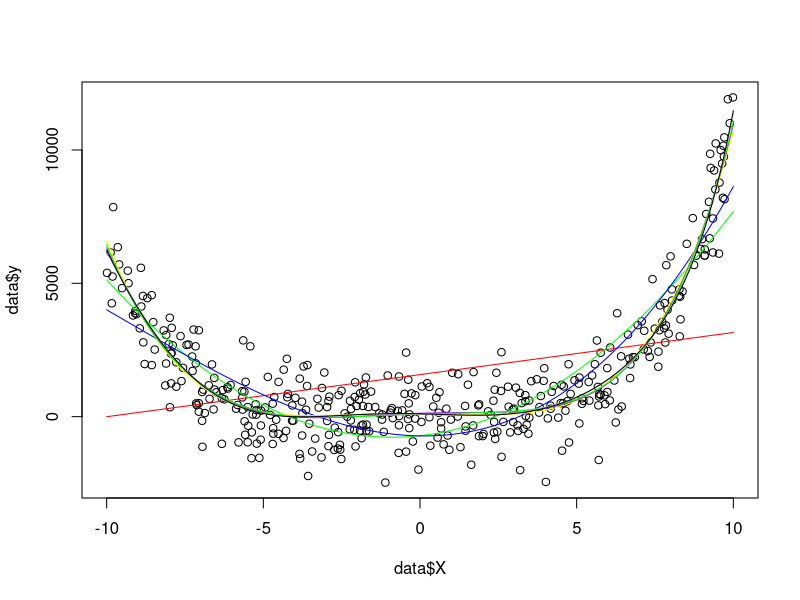

Generate this figure with R:
# Create an R package? https://hilaryparker.com/2014/04/29/writing-an-r-package-from-scratch/

#Send in a data frame and which degree to convert it to. 
#Returned is a data frame with all features in specified polynomial degree
#does not return features multiplied with each other
transformFromLin <- function(data, degree) {
  
  if(is.null(dim(data))) {
    data = data.frame(data)
  }
  
  orgNrRows = nrow(data)
  
  frameToReturn = data.frame()
  
  newFrame = apply(data, 2, function(column, polyDeg) {
    
    a = matrix(rep(0, length(column)*polyDeg), nrow=length(column), ncol = polyDeg)
    for (i in 1:(polyDeg)) {
      a[,i] = column^i
    }
    
    return(a)
  }, degree)
  
  
  finalNewFrame = data.frame(matrix(rep(1, (ncol(newFrame)*degree +1)*nrow(newFrame)), nrow=nrow(newFrame), ncol=(ncol(newFrame)*degree+1)))
  
  colNames = colnames(data)
  names(finalNewFrame)[1] = paste("Const")
  for (i in 1:ncol(newFrame)) {
    
    for (j in 1:degree) {
      finalNewFrame[(i-1)*degree + j+1] = newFrame[(((j-1)*nrow(newFrame)/degree)+1):(j*nrow(newFrame)/degree),i]
      names(finalNewFrame)[(i-1)*degree + j+1] = paste(colNames[i],"^",j)
      
    }
    
  }
  
  finalNewFrame = finalNewFrame[1:orgNrRows,]
  
  return(finalNewFrame)
  
}

closedFormSolution <- function(X, y) {
  if (is.null(dim(X))) { #if X is just a vector
    X = as.matrix(X)
  }
  if (is.null(y)) {
    y = as.matrix(y)
  }
  w = solve(t(X) %*% as.matrix(X)) %*% t(X) %*%y
  return(w)
}

CalculateError = function(w, X, y) {
  n = length(y)
  if (is.null(dim(w))) {
    w = matrix(w, nrow = length(w), ncol = 1)
  } 
  
  if (is.null(dim(y))) {
    y = matrix(y, nrow = length(y), ncol = 1)
  }
  
  
  error = sum((y - t(t(w) %*% X))^2)/n
  return(error)
}


#Constants is a vector with (degree + 1) constans, i.e. a + bx + cx^2 for degree = 2
#xSequence is the x interval on which the dots are generated; all dots included
# var is the variance of the noise
#Just samples from a normal distribution, but will build in to make it possible to sample with noise from any distribution
Generate2DimSampleData <- function(n, constants, xMin, xMax, var, integers = FALSE, seed = 123) {
  library(mvtnorm)
  y = as.numeric()
  
  set.seed(seed)
  if (integers == TRUE) {
    xSequence = seq(xMin, xMax, 1)
    X = sample(x = xSequence, replace = TRUE, size = n)
  } else {
    X = runif(n, xMin, xMax)
  }
  xSeq = transformFromLin(data.frame(X), length(constants) - 1)
  
  ySeq = constants*t(xSeq)
  ySeq = apply(ySeq, 2, function(column) {
    return(sum(column))
  })
  
  y = rmvnorm(1, mean = ySeq, sigma = diag(var, length(ySeq), length(ySeq)))
  y = t(y)
  frame = data.frame(X, y)
  print("Best fit (for polynomial used) is ")
  error = CalculateError(constants, t(xSeq), y)
  print(error)
  
  return(frame)
}

RegressionGradient <- function (w, X, y) {
  y = as.matrix(y)
  X = as.matrix(X)
  
  gradient = t(-2*(y - t(w %*% t(X)))) %*% X
  
  gradient = apply(gradient, 2, function(col) {
    return(sum(col))
  })

  return(gradient)
}

# TBD. Not functioning well at the moment. 
SGD <- function(w, X, y, gradient, ...) {
  
  w = t(as.matrix(w))
  
  for (t in 1:length(y)) {
    stepSize = 1/t
    print(w)
    w[,1] = w[,1] - stepSize*gradient(...)
    
    
  }
  
  return(w)
}

#Here ends the functions and starts the testing

library(mvtnorm)

constants = c(6, -2, -12, 2, 1)

xMin = -10
xMax = 10
data = Generate2DimSampleData(n = 400, constants, xMin = xMin, xMax = xMax, var = 1000000)
plot(data$X, data$y)
wInit = t(rnorm(2))
dataPoints = transformFromLin(data = data$X, 1)
w = SGD(wInit, dataPoints, data$y, gradient = RegressionGradient, wInit, dataPoints, data$y)

for (i in 1:8) {
 dataPoints = transformFromLin(data = data$X, i)
 w = as.matrix(closedFormSolution(dataPoints, data$y)) #returns w vector from closed form
 wInit = rmvnorm(1, mean = rep(0, i+1), sigma = diag(1, i+1))
 
 lineToDraw = t(w) %*% t(transformFromLin(data.frame(seq(xMin, xMax, 0.1)), i))
 colors = c("red", "green", "blue", "yellow", "purple", "green", "gray", "black")
 Sys.sleep(1.5)
 lines(x = seq(xMin, xMax, 0.1), y = lineToDraw, col = colors[i])
 print(paste("Error is ",CalculateError(w = w, X = t(dataPoints), y = data$y)))
 
}





#FeatureOne = rnorm(10, 5,1)
#FeatureTwo = rnorm(10, 5,1)
#FeatureThree = rnorm(10, 5,1)

#frame = data.frame(FeatureOne, FeatureTwo, FeatureThree)

#polyTransformed = transformFromLin(frame, 3)
